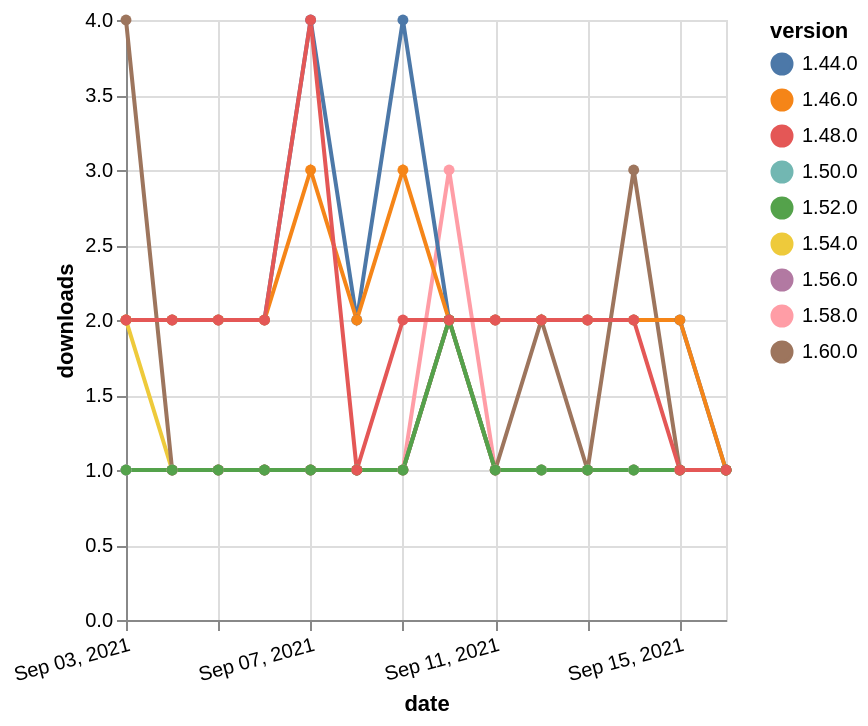

Describe this chart as a Vega-Lite specification.
### Vega-Lite specification from a JSON file in a GitHub repository (floating-point values rounded to 4 significant figures)
{"$schema": "https://vega.github.io/schema/vega-lite/v5.json", "description": "A simple bar chart with embedded data.", "data": {"values": [{"date": "2021-09-03", "total": 173, "delta": 1, "version": "1.56.0"}, {"date": "2021-09-04", "total": 174, "delta": 1, "version": "1.56.0"}, {"date": "2021-09-05", "total": 175, "delta": 1, "version": "1.56.0"}, {"date": "2021-09-06", "total": 176, "delta": 1, "version": "1.56.0"}, {"date": "2021-09-07", "total": 177, "delta": 1, "version": "1.56.0"}, {"date": "2021-09-08", "total": 178, "delta": 1, "version": "1.56.0"}, {"date": "2021-09-09", "total": 179, "delta": 1, "version": "1.56.0"}, {"date": "2021-09-10", "total": 181, "delta": 2, "version": "1.56.0"}, {"date": "2021-09-11", "total": 182, "delta": 1, "version": "1.56.0"}, {"date": "2021-09-12", "total": 183, "delta": 1, "version": "1.56.0"}, {"date": "2021-09-13", "total": 184, "delta": 1, "version": "1.56.0"}, {"date": "2021-09-14", "total": 185, "delta": 1, "version": "1.56.0"}, {"date": "2021-09-15", "total": 186, "delta": 1, "version": "1.56.0"}, {"date": "2021-09-16", "total": 187, "delta": 1, "version": "1.56.0"}, {"date": "2021-09-03", "total": 192, "delta": 2, "version": "1.54.0"}, {"date": "2021-09-04", "total": 193, "delta": 1, "version": "1.54.0"}, {"date": "2021-09-05", "total": 194, "delta": 1, "version": "1.54.0"}, {"date": "2021-09-06", "total": 195, "delta": 1, "version": "1.54.0"}, {"date": "2021-09-07", "total": 196, "delta": 1, "version": "1.54.0"}, {"date": "2021-09-08", "total": 197, "delta": 1, "version": "1.54.0"}, {"date": "2021-09-09", "total": 198, "delta": 1, "version": "1.54.0"}, {"date": "2021-09-10", "total": 200, "delta": 2, "version": "1.54.0"}, {"date": "2021-09-11", "total": 201, "delta": 1, "version": "1.54.0"}, {"date": "2021-09-12", "total": 202, "delta": 1, "version": "1.54.0"}, {"date": "2021-09-13", "total": 203, "delta": 1, "version": "1.54.0"}, {"date": "2021-09-14", "total": 204, "delta": 1, "version": "1.54.0"}, {"date": "2021-09-15", "total": 205, "delta": 1, "version": "1.54.0"}, {"date": "2021-09-16", "total": 206, "delta": 1, "version": "1.54.0"}, {"date": "2021-09-03", "total": 206, "delta": 1, "version": "1.58.0"}, {"date": "2021-09-04", "total": 207, "delta": 1, "version": "1.58.0"}, {"date": "2021-09-05", "total": 208, "delta": 1, "version": "1.58.0"}, {"date": "2021-09-06", "total": 209, "delta": 1, "version": "1.58.0"}, {"date": "2021-09-07", "total": 210, "delta": 1, "version": "1.58.0"}, {"date": "2021-09-08", "total": 211, "delta": 1, "version": "1.58.0"}, {"date": "2021-09-09", "total": 212, "delta": 1, "version": "1.58.0"}, {"date": "2021-09-10", "total": 215, "delta": 3, "version": "1.58.0"}, {"date": "2021-09-11", "total": 216, "delta": 1, "version": "1.58.0"}, {"date": "2021-09-12", "total": 217, "delta": 1, "version": "1.58.0"}, {"date": "2021-09-13", "total": 218, "delta": 1, "version": "1.58.0"}, {"date": "2021-09-14", "total": 219, "delta": 1, "version": "1.58.0"}, {"date": "2021-09-15", "total": 220, "delta": 1, "version": "1.58.0"}, {"date": "2021-09-16", "total": 221, "delta": 1, "version": "1.58.0"}, {"date": "2021-09-03", "total": 255, "delta": 1, "version": "1.50.0"}, {"date": "2021-09-04", "total": 256, "delta": 1, "version": "1.50.0"}, {"date": "2021-09-05", "total": 257, "delta": 1, "version": "1.50.0"}, {"date": "2021-09-06", "total": 258, "delta": 1, "version": "1.50.0"}, {"date": "2021-09-07", "total": 259, "delta": 1, "version": "1.50.0"}, {"date": "2021-09-08", "total": 260, "delta": 1, "version": "1.50.0"}, {"date": "2021-09-09", "total": 261, "delta": 1, "version": "1.50.0"}, {"date": "2021-09-10", "total": 263, "delta": 2, "version": "1.50.0"}, {"date": "2021-09-11", "total": 264, "delta": 1, "version": "1.50.0"}, {"date": "2021-09-12", "total": 265, "delta": 1, "version": "1.50.0"}, {"date": "2021-09-13", "total": 266, "delta": 1, "version": "1.50.0"}, {"date": "2021-09-14", "total": 267, "delta": 1, "version": "1.50.0"}, {"date": "2021-09-15", "total": 268, "delta": 1, "version": "1.50.0"}, {"date": "2021-09-16", "total": 269, "delta": 1, "version": "1.50.0"}, {"date": "2021-09-03", "total": 3105, "delta": 2, "version": "1.44.0"}, {"date": "2021-09-04", "total": 3107, "delta": 2, "version": "1.44.0"}, {"date": "2021-09-05", "total": 3109, "delta": 2, "version": "1.44.0"}, {"date": "2021-09-06", "total": 3111, "delta": 2, "version": "1.44.0"}, {"date": "2021-09-07", "total": 3115, "delta": 4, "version": "1.44.0"}, {"date": "2021-09-08", "total": 3117, "delta": 2, "version": "1.44.0"}, {"date": "2021-09-09", "total": 3121, "delta": 4, "version": "1.44.0"}, {"date": "2021-09-10", "total": 3123, "delta": 2, "version": "1.44.0"}, {"date": "2021-09-11", "total": 3125, "delta": 2, "version": "1.44.0"}, {"date": "2021-09-12", "total": 3127, "delta": 2, "version": "1.44.0"}, {"date": "2021-09-13", "total": 3129, "delta": 2, "version": "1.44.0"}, {"date": "2021-09-14", "total": 3131, "delta": 2, "version": "1.44.0"}, {"date": "2021-09-15", "total": 3133, "delta": 2, "version": "1.44.0"}, {"date": "2021-09-16", "total": 3134, "delta": 1, "version": "1.44.0"}, {"date": "2021-09-03", "total": 132, "delta": 4, "version": "1.60.0"}, {"date": "2021-09-04", "total": 133, "delta": 1, "version": "1.60.0"}, {"date": "2021-09-05", "total": 134, "delta": 1, "version": "1.60.0"}, {"date": "2021-09-06", "total": 135, "delta": 1, "version": "1.60.0"}, {"date": "2021-09-07", "total": 136, "delta": 1, "version": "1.60.0"}, {"date": "2021-09-08", "total": 137, "delta": 1, "version": "1.60.0"}, {"date": "2021-09-09", "total": 138, "delta": 1, "version": "1.60.0"}, {"date": "2021-09-10", "total": 140, "delta": 2, "version": "1.60.0"}, {"date": "2021-09-11", "total": 141, "delta": 1, "version": "1.60.0"}, {"date": "2021-09-12", "total": 143, "delta": 2, "version": "1.60.0"}, {"date": "2021-09-13", "total": 144, "delta": 1, "version": "1.60.0"}, {"date": "2021-09-14", "total": 147, "delta": 3, "version": "1.60.0"}, {"date": "2021-09-15", "total": 148, "delta": 1, "version": "1.60.0"}, {"date": "2021-09-16", "total": 149, "delta": 1, "version": "1.60.0"}, {"date": "2021-09-03", "total": 2600, "delta": 2, "version": "1.46.0"}, {"date": "2021-09-04", "total": 2602, "delta": 2, "version": "1.46.0"}, {"date": "2021-09-05", "total": 2604, "delta": 2, "version": "1.46.0"}, {"date": "2021-09-06", "total": 2606, "delta": 2, "version": "1.46.0"}, {"date": "2021-09-07", "total": 2609, "delta": 3, "version": "1.46.0"}, {"date": "2021-09-08", "total": 2611, "delta": 2, "version": "1.46.0"}, {"date": "2021-09-09", "total": 2614, "delta": 3, "version": "1.46.0"}, {"date": "2021-09-10", "total": 2616, "delta": 2, "version": "1.46.0"}, {"date": "2021-09-11", "total": 2618, "delta": 2, "version": "1.46.0"}, {"date": "2021-09-12", "total": 2620, "delta": 2, "version": "1.46.0"}, {"date": "2021-09-13", "total": 2622, "delta": 2, "version": "1.46.0"}, {"date": "2021-09-14", "total": 2624, "delta": 2, "version": "1.46.0"}, {"date": "2021-09-15", "total": 2626, "delta": 2, "version": "1.46.0"}, {"date": "2021-09-16", "total": 2627, "delta": 1, "version": "1.46.0"}, {"date": "2021-09-03", "total": 201, "delta": 1, "version": "1.52.0"}, {"date": "2021-09-04", "total": 202, "delta": 1, "version": "1.52.0"}, {"date": "2021-09-05", "total": 203, "delta": 1, "version": "1.52.0"}, {"date": "2021-09-06", "total": 204, "delta": 1, "version": "1.52.0"}, {"date": "2021-09-07", "total": 205, "delta": 1, "version": "1.52.0"}, {"date": "2021-09-08", "total": 206, "delta": 1, "version": "1.52.0"}, {"date": "2021-09-09", "total": 207, "delta": 1, "version": "1.52.0"}, {"date": "2021-09-10", "total": 209, "delta": 2, "version": "1.52.0"}, {"date": "2021-09-11", "total": 210, "delta": 1, "version": "1.52.0"}, {"date": "2021-09-12", "total": 211, "delta": 1, "version": "1.52.0"}, {"date": "2021-09-13", "total": 212, "delta": 1, "version": "1.52.0"}, {"date": "2021-09-14", "total": 213, "delta": 1, "version": "1.52.0"}, {"date": "2021-09-15", "total": 214, "delta": 1, "version": "1.52.0"}, {"date": "2021-09-16", "total": 215, "delta": 1, "version": "1.52.0"}, {"date": "2021-09-03", "total": 2400, "delta": 2, "version": "1.48.0"}, {"date": "2021-09-04", "total": 2402, "delta": 2, "version": "1.48.0"}, {"date": "2021-09-05", "total": 2404, "delta": 2, "version": "1.48.0"}, {"date": "2021-09-06", "total": 2406, "delta": 2, "version": "1.48.0"}, {"date": "2021-09-07", "total": 2410, "delta": 4, "version": "1.48.0"}, {"date": "2021-09-08", "total": 2411, "delta": 1, "version": "1.48.0"}, {"date": "2021-09-09", "total": 2413, "delta": 2, "version": "1.48.0"}, {"date": "2021-09-10", "total": 2415, "delta": 2, "version": "1.48.0"}, {"date": "2021-09-11", "total": 2417, "delta": 2, "version": "1.48.0"}, {"date": "2021-09-12", "total": 2419, "delta": 2, "version": "1.48.0"}, {"date": "2021-09-13", "total": 2421, "delta": 2, "version": "1.48.0"}, {"date": "2021-09-14", "total": 2423, "delta": 2, "version": "1.48.0"}, {"date": "2021-09-15", "total": 2424, "delta": 1, "version": "1.48.0"}, {"date": "2021-09-16", "total": 2425, "delta": 1, "version": "1.48.0"}]}, "width": "container", "mark": {"type": "line", "point": {"filled": true}}, "encoding": {"x": {"field": "date", "type": "temporal", "timeUnit": "yearmonthdate", "title": "date", "axis": {"labelAngle": -15}}, "y": {"field": "delta", "type": "quantitative", "title": "downloads"}, "color": {"field": "version", "type": "nominal"}, "tooltip": {"field": "delta"}}}
